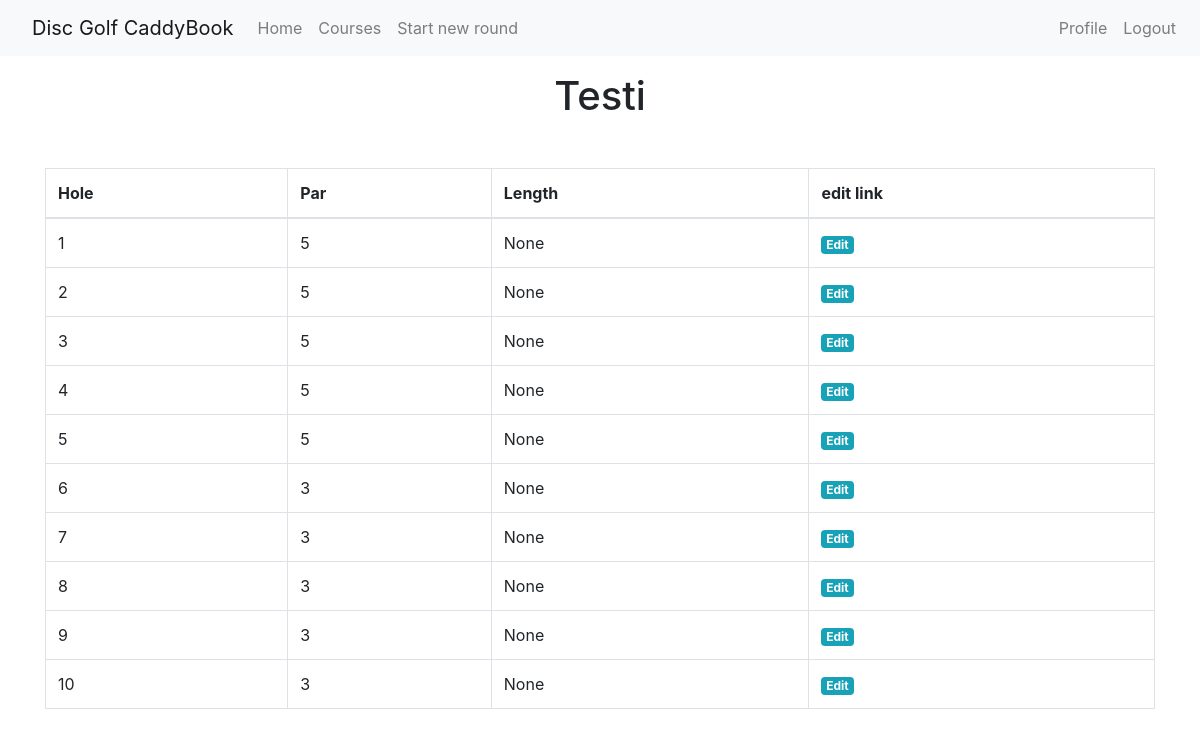
Page /course/Testi (signed in) on the committed database.
### app/models.py (models this page shows, shortened)
class Course(db.Model):
    id = db.Column(db.Integer, primary_key=True)
    coursename = db.Column(db.String(64), index=True, unique=True)
    courseholes = db.Column(db.Integer)
    courselocation = db.Column(db.String(64))
    rounds = db.relationship('Round', backref='course', lazy='dynamic')
    holes = db.relationship('Hole', backref='course', lazy='dynamic')

class Hole(db.Model):
    __tablename__ = 'course_hole'
    __table_args__ = (
        db.UniqueConstraint('holenum', 'holecourse_id'),
    )
    id = db.Column(db.Integer, primary_key=True)
    holenum = db.Column(db.Integer, index=True)
    holepar = db.Column(db.Integer)
    holelength = db.Column(db.Integer)
    holecourse_id = db.Column(db.Integer, db.ForeignKey('course.id'))

### app/routes.py (the view)
@app.route('/course/<coursename>')
@login_required
def course(coursename):
    course = Course.query.filter_by(coursename=coursename).first_or_404()
    holes = Hole.query.filter_by(holecourse_id=course.id)
    return render_template('course.html', course=course, holes=holes)

### app/models.py (called while the page is built)
@login.user_loader
def load_user(id):
    return User.query.get(int(id))

### app/templates/course.html
{% extends "base.html" %}
{% block content %}
<div class="container my-3">
    <h1 class="text-center">{{course.coursename}}</h1>
</div>
<div class="container my-5">
    <table class="table table-bordered">
        <thead>
            <tr>
                <th scope="col">Hole</th>
                <th scope="col">Par</th>
                <th scope="col">Length</th>
                <th scope="col">edit link</th>
            </tr>
        </thead>
        <tbody>
            {% for hole in holes %}
            <tr>
                <td>{{hole.holenum}}</td>
                <td>{{hole.holepar}}</td>
                <td>{{hole.holelength}}</td>
                <td><a class="badge badge-info" href="{{ url_for('edithole', coursename=course.coursename, holenum=hole.holenum) }}">Edit</a></td>
            </tr>
            {% endfor %}
        </tbody>
    </table>
</div>
{% endblock %}

### app/templates/base.html (style rules this page uses)
html, body { height: 100%; }

### rows in the picture
Course: coursename "Testi"
Hole: holenum "1", holepar "5", holelength "None"
Hole: holenum "2", holepar "5", holelength "None"
Hole: holenum "3", holepar "5", holelength "None"
Hole: holenum "4", holepar "5", holelength "None"
Hole: holenum "5", holepar "5", holelength "None"
Hole: holenum "6", holepar "3", holelength "None"
Hole: holenum "7", holepar "3", holelength "None"
Hole: holenum "8", holepar "3", holelength "None"
Hole: holenum "9", holepar "3", holelength "None"
Hole: holenum "10", holepar "3", holelength "None"
